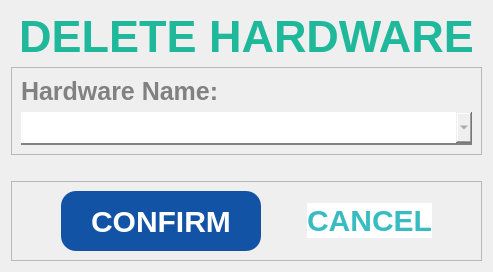
     <widget class="QWidget" name="page_7">
      <layout class="QVBoxLayout" name="verticalLayout_5">
       <item>
        <widget class="QLabel" name="label_9">
         <property name="minimumSize">
          <size>
           <width>0</width>
           <height>50</height>
          </size>
         </property>
         <property name="maximumSize">
          <size>
           <width>16777215</width>
           <height>50</height>
          </size>
         </property>
         <property name="styleSheet">
          <string notr="true">font-family: Segoe UI;
font-weight: bold;
color: #1FB89B;
font-size: 45px;
border-color: white;</string>
         </property>
         <property name="text">
          <string>DELETE HARDWARE</string>
         </property>
         <property name="alignment">
          <set>Qt::AlignCenter</set>
         </property>
        </widget>
       </item>
       <item>
        <widget class="QFrame" name="frame_10">
         <property name="frameShape">
          <enum>QFrame::StyledPanel</enum>
         </property>
         <property name="frameShadow">
          <enum>QFrame::Raised</enum>
         </property>
         <layout class="QVBoxLayout" name="verticalLayout_6">
          <item>
           <widget class="QLabel" name="label_13">
            <property name="maximumSize">
             <size>
              <width>16777215</width>
              <height>50</height>
             </size>
            </property>
            <property name="styleSheet">
             <string notr="true">font-family: Segoe UI;
				font-weight: bold;
				color: #818181;
				font-size: 25px;

border-radius: 0px;
border-color: white;
border-width: 0px;</string>
            </property>
            <property name="text">
             <string>Hardware Name:</string>
            </property>
           </widget>
          </item>
          <item>
           <widget class="QComboBox" name="choose_delete_hardwareBox">
            <property name="cursor">
             <cursorShape>PointingHandCursor</cursorShape>
            </property>
            <property name="styleSheet">
             <string notr="true">QComboBox {
				font-family: Segoe UI;
				font-weight: bold;
				color: #818181;
				font-size: 25px;
                border: none;
                border-bottom: 2px solid #818181;
            }

QComboBox::hover{
color: #565656;
border-bottom: 2px solid #565656;
}

</string>
            </property>
           </widget>
          </item>
         </layout>
        </widget>
       </item>
       <item>
        <spacer name="horizontalSpacer">
         <property name="orientation">
          <enum>Qt::Horizontal</enum>
         </property>
         <property name="sizeHint" stdset="0">
          <size>
           <width>40</width>
           <height>20</height>
          </size>
         </property>
        </spacer>
       </item>
       <item>
        <widget class="QFrame" name="frame_8">
         <property name="maximumSize">
          <size>
           <width>16777215</width>
           <height>100</height>
          </size>
         </property>
         <property name="frameShape">
          <enum>QFrame::StyledPanel</enum>
         </property>
         <property name="frameShadow">
          <enum>QFrame::Raised</enum>
         </property>
         <layout class="QHBoxLayout" name="horizontalLayout_7">
          <item>
           <spacer name="horizontalSpacer_12">
            <property name="orientation">
             <enum>Qt::Horizontal</enum>
            </property>
            <property name="sizeHint" stdset="0">
             <size>
              <width>40</width>
              <height>20</height>
             </size>
            </property>
           </spacer>
          </item>
          <item>
           <widget class="QPushButton" name="delete_hardware_confirm_btn">
            <property name="minimumSize">
             <size>
              <width>200</width>
              <height>60</height>
             </size>
            </property>
            <property name="cursor">
             <cursorShape>PointingHandCursor</cursorShape>
            </property>
            <property name="styleSheet">
             <string notr="true">QPushButton{
background-color: #1353A5;
color: white;
font-family: Segoe UI;
font-weight: bold;
font-size: 30px;
border-radius: 15px;
}

QPushButton::hover{
text-decoration: underline;
background-color: #0B3163;
}</string>
            </property>
            <property name="text">
             <string>CONFIRM</string>
            </property>
           </widget>
          </item>
          <item>
           <spacer name="horizontalSpacer_13">
            <property name="orientation">
             <enum>Qt::Horizontal</enum>
            </property>
            <property name="sizeHint" stdset="0">
             <size>
              <width>40</width>
              <height>20</height>
             </size>
            </property>
           </spacer>
          </item>
          <item>
           <widget class="QPushButton" name="delete_hardware_cancel_btn">
            <property name="cursor">
             <cursorShape>PointingHandCursor</cursorShape>
            </property>
            <property name="styleSheet">
             <string notr="true">QPushButton{
background-color: white;
color: #38BCC2;
font-family: Segoe UI;
font-weight: bold;
font-size: 30px;
border-style: none;
}

QPushButton::hover{
text-decoration: underline;
color: #217074;
}</string>
            </property>
            <property name="text">
             <string>CANCEL</string>
            </property>
           </widget>
          </item>
          <item>
           <spacer name="horizontalSpacer_14">
            <property name="orientation">
             <enum>Qt::Horizontal</enum>
            </property>
            <property name="sizeHint" stdset="0">
             <size>
              <width>40</width>
              <height>20</height>
             </size>
            </property>
           </spacer>
          </item>
         </layout>
        </widget>
       </item>
      </layout>
     </widget>
